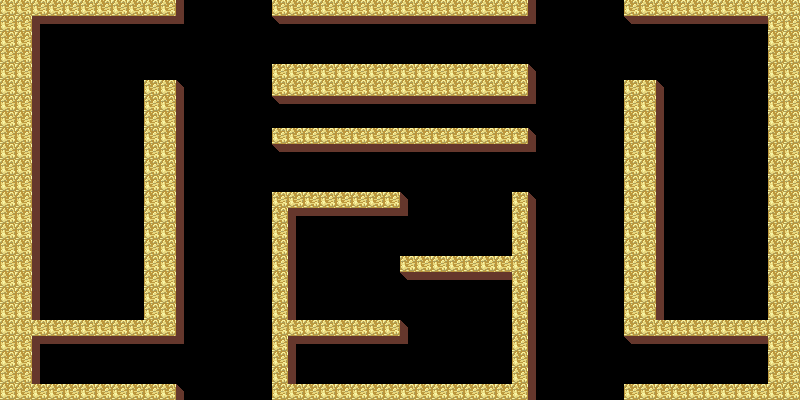

A level layout from a 2D game, rendered from its tile map. Below: a short description, then the map file with tile-grid data replaced by summaries:
An orthogonal 50x25 tile map with 16x16 px tiles, 1 tile layer (ground), 1 hidden layer not drawn, 2 tilesets and 12 objects (4x true, 3x PHANT, BOOF).

<map version="1.10" tiledversion="1.10.0" orientation="orthogonal" renderorder="right-down" width="50" height="25" tilewidth="16" tileheight="16" infinite="0" nextlayerid="6" nextobjectid="13">
 <properties>
  <property name="automaticAirMode" value="3" />
  <property name="bossBoost" value="" />
  <property name="bossLevel" value="f" />
  <property name="guidedAir" value="f" />
  <property name="specialAir" value="AIR_TORNADO" />
 </properties>
 <tileset firstgid="1" name="tiles" tilewidth="16" tileheight="16" tilecount="256" columns="16">
  <image source="tiles.png" width="256" height="256" />
  <tile id="0">
   <properties>
    <property name="type" value="TOP" />
   </properties>
  </tile>
  <tile id="1">
   <properties>
    <property name="type" value="TOPL" />
   </properties>
  </tile>
  <tile id="2">
   <properties>
    <property name="type" value="TOPR" />
   </properties>
  </tile>
  <tile id="3">
   <properties>
    <property name="type" value="TOPRL" />
   </properties>
  </tile>
  <tile id="4">
   <properties>
    <property name="type" value="LEFT" />
   </properties>
  </tile>
  <tile id="5">
   <properties>
    <property name="type" value="RIGHT" />
   </properties>
  </tile>
  <tile id="6">
   <properties>
    <property name="type" value="RL" />
   </properties>
  </tile>
  <tile id="10">
   <properties>
    <property name="type" value="LEFT" />
   </properties>
  </tile>
  <tile id="15">
   <properties>
    <property name="type" value="RIGHT" />
   </properties>
  </tile>
  <tile id="20">
   <properties>
    <property name="type" value="TOP" />
   </properties>
  </tile>
  <tile id="21">
   <properties>
    <property name="type" value="LEFT" />
   </properties>
  </tile>
  <tile id="22">
   <properties>
    <property name="type" value="RIGHT" />
   </properties>
  </tile>
  <tile id="38">
   <properties>
    <property name="type" value="TOP" />
   </properties>
  </tile>
 </tileset>
 <tileset firstgid="257" name="entities" tilewidth="32" tileheight="32" tilecount="64" columns="8">
  <image source="entities.png" width="256" height="256" />
 </tileset>
 <layer id="1" name="ground" width="50" height="25">
  <data>[1250 cells, 531 non-empty, 7 distinct tile ids]</data>
 </layer>
 <layer id="2" name="collision" width="50" height="25" visible="0">
  <data>[1250 cells, 275 non-empty, 8 distinct tile ids]</data>
 </layer>
 <objectgroup id="3" name="enemies">
  <object id="1" name="BOOF" gid="257" x="320" y="320" width="32" height="32" />
  <object id="2" name="BOOF" type="true" gid="257" x="464" y="384" width="32" height="32" />
  <object id="3" name="PHANT" gid="258" x="80" y="320" width="32" height="32" />
  <object id="4" name="PHANT" gid="258" x="80" y="272" width="32" height="32" />
  <object id="5" name="PHANT" gid="258" x="80" y="224" width="32" height="32" />
  <object id="6" name="PHANT" type="true" gid="258" x="688" y="320" width="32" height="32" />
  <object id="7" name="PHANT" type="true" gid="258" x="688" y="272" width="32" height="32" />
  <object id="8" name="PHANT" type="true" gid="258" x="688" y="224" width="32" height="32" />
 </objectgroup>
 <objectgroup id="4" name="meals">
  <object id="9" gid="285" x="144" y="80" width="32" height="32" />
  <object id="10" gid="285" x="352" y="64" width="32" height="32" />
  <object id="11" gid="285" x="416" y="256" width="32" height="32" />
  <object id="12" gid="285" x="640" y="384" width="32" height="32" />
 </objectgroup>
 <objectgroup id="5" name="path" />
</map>
